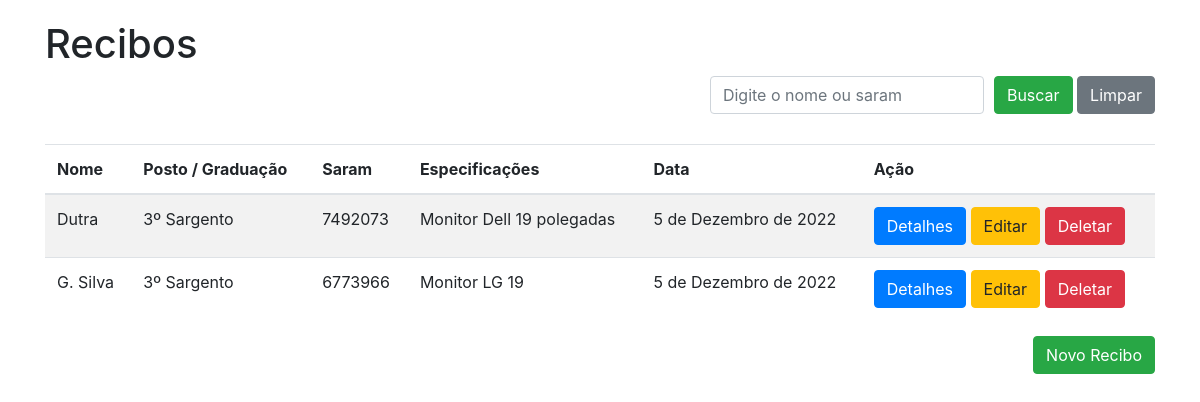
The app's page /, older data.
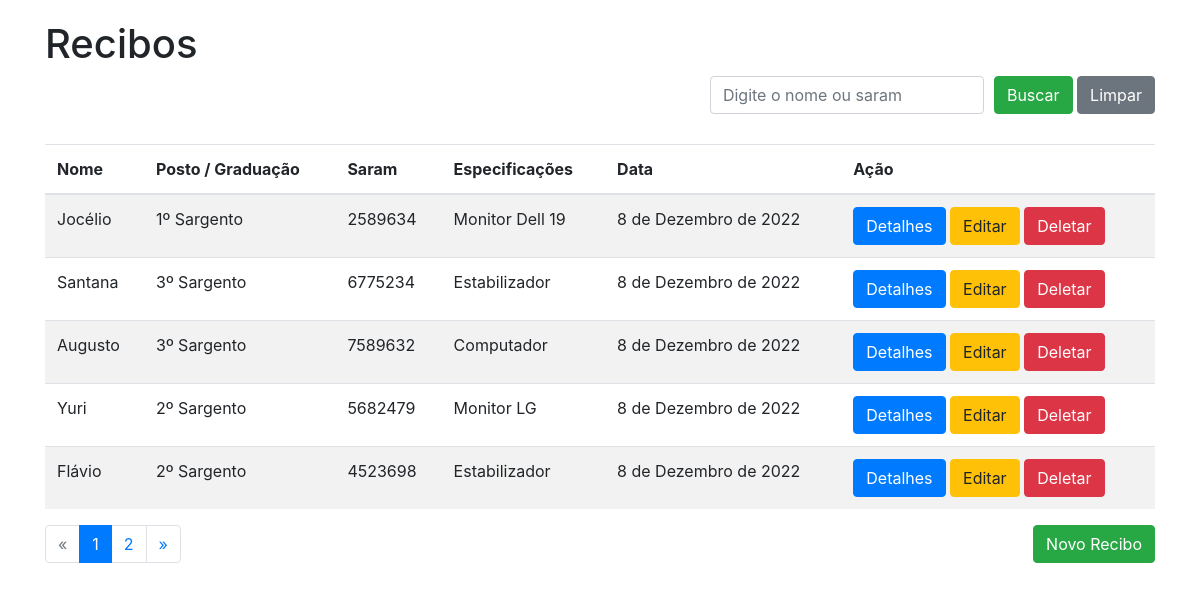
The same page, newer data.
### recibo_e_cautela/models.py (models this page shows, shortened)
class Base(models.Model):
    criados = models.DateField('Criação', auto_now_add=True)
    modificado = models.DateField('Atualização', auto_now=True)
    ativo = models.BooleanField('Ativo?', default=True)
    class Meta:
        abstract = True

class Recibo(Base):
    nome = models.CharField('Nome', max_length=100)
    saram = models.CharField('Saram', max_length=7)
    graduacao = models.CharField('Posto / Graduação', max_length=100)
    setor = models.CharField('Setor / Seção', max_length=100)
    ramal = models.CharField('Ramal', max_length=4)
    data = models.DateField('Data', default=timezone.now) # Troca do datatime por timezone
    especificacoes = models.CharField('Especifiações', max_length=200)
    observacao = models.CharField('Observação', max_length=500)
    sinf = models.CharField('SINF', max_length=4)
    lacre = models.CharField('Lacre', max_length=7)
    bmp = models.CharField('BMP', max_length=10)
    quantidade = models.IntegerField('Quantidade') # Retirada do max_lenght 100

### recibo_e_cautela/views.py (the view)
# urls.py: path('', ReciboView.as_view(), name='recibos'),
class ReciboView(ListView):
    models = Recibo
    template_name = 'recibos.html'
    paginate_by = 5
    context_object_name = 'recibos'
    def get_queryset(self):
        busca = self.request.GET.get('busca')
        if busca:
            recibos = Recibo.objects.filter(nome__contains=busca) or Recibo.objects.filter(saram__contains=busca)
        else:
            recibos = Recibo.objects.all().order_by('-id')
        return recibos

### recibo_e_cautela/templates/recibos.html
{% extends 'base.html' %}
{% load humanize %}
{% block content %}
    <div class="content">
      <h1>Recibos</h1>
        <form action="?" method="get">
            <div class="block-busca">
                <div class="input-busca">
                    <input type="text" class="form-control" name="busca" value="{{ request.GET.busca }}" autocomplete="off" placeholder="Digite o nome ou saram">
                </div>
                <div class="bt-busca">
                    <button type="submit" class="btn btn-success">Buscar</button>
                    <a href="{% url 'recibos' %}" class="btn btn-secondary">Limpar</a>
                </div>
            </div>
        </form>
        <table class="table table-striped">
          <thead>
              <tr>
                  <th scope="col">Nome</th>
                  <th scope="col">Posto / Graduação</th>
                  <th scope="col">Saram</th>
                  <th scope="col">Especificações</th>
                  <th scope="col">Data</th>
                  <th scope="col">Ação</th>
              </tr>
          </thead>
          <tbody>
          {% for recibo in page_obj %}
            <tr>
                <td scope="row">{{ recibo.nome }}</td>
                <td scope="row">{{ recibo.graduacao }}</td>
                <td scope="row">{{ recibo.saram }}</td>
                <td scope="row">{{ recibo.especificacoes }}</td>
                <td scope="row">{{ recibo.data }}</td>
                <td>
                    <a href="{% url 'detail_recibo' recibo.pk %}" class="btn btn-primary">Detalhes</a>
                    <a href="{% url 'update_recibo' recibo.pk %}" class="btn btn-warning">Editar</a>
                    <a href="{% url 'delete_recibo' recibo.pk %}" class="btn btn-danger">Deletar</a>
                </td>
            </tr>
          {% endfor %}
          </tbody>
        </table>
        <a href="{% url 'adicionar_recibo' %}" class="btn bt-add btn-success">Novo Recibo</a>
        {% include 'paginator.html' %}
    </div>
{% endblock %}

### recibo_e_cautela/templates/base.html (shortened to what this page needs)
<!DOCTYPE html>
<html lang="pt-b">
<head>
    {% load static %}
    {% load bootstrap4 %}
    <link rel="stylesheet" href="{% static 'css/style.css' %}">
    {% bootstrap_css %}
</head>
<body>
    <div class="container">
        {% block content %}
        {% endblock %}
    </div>
</body>
</html>

### recibo_e_cautela/templates/paginator.html
{% if is_paginated %}
    <nav aria-label="navegacao-paginacao">
        <ul class="pagination">
            {% if page_obj.has_previous %}
                {% if request.GET.busca %}
                    <li class="page-item">
                        <a href="?page={{ page_obj.previous_page_number }}&busca={{request.GET.busca }}" class="page-link">&laquo;</a>
                    </li>
                {% else %}
                    <li class="page-item">
                        <a href="?page={{ page_obj.previous_page_number }}" class="page-link">&laquo;</a>
                    </li>
                {% endif %}
            {% else %}
                <li class="page-item disabled">
                    <a href="#" class="page-link">&laquo;</a>
                </li>
            {% endif %}
            {% for num in paginator.page_range %}
                {% if page_obj.number == num %}
                    <li class="page-item active">
                        <a href="?busca={{ request.GET.busca }}" class="page-link">{{ num }}</a>
                    </li>
                {% elif request.GET.busca %}
                    <li class="page-item">
                        <a href="?page={{ num }}&busca={{ request.GET.busca }}" class="page-link">{{ num }}</a>
                    </li>
                {% else %}
                    <li class="page-item">
                        <a href="?page={{ num }}" class="page-link">{{ num }}</a>
                    </li>
                {% endif %}
            {% endfor %}
            {% if page_obj.has_next %}
                {% if request.GET.busca %}
                    <li class="page-item">
                        <a href="?page={{ page_obj.next_page_number }}&busca={{ request.GET.busca }}" class="page-link">&raquo;</a>
                    </li>
                {% else %}
                    <li class="page-item">
                        <a href="?page={{ page_obj.next_page_number }}" class="page-link">&raquo;</a>
                    </li>
                {% endif %}
            {% else %}
                <li class="page-item disabled">
                    <a href="#" class="page-link">&raquo;</a>
                </li>
            {% endif %}
        </ul>
    </nav>
{% endif %}

### recibo_e_cautela/static/css/style.css (style rules this page uses)
.content { margin: 20px auto 40px!important; }
.bt-add { float: right; }
.block-busca { float: right; margin-bottom: 30px; }
.input-busca { float: left; }
.bt-busca { float: right; margin-left: 10px; }

Row changes from the older to the newer data that the page shows:
no longer on this page (row unchanged): Recibo: nome "Dutra", graduacao "3º Sargento", saram "7492073", especificacoes "Monitor Dell 19 polegadas", data "5 de Dezembro de 2022"
no longer on this page (row unchanged): Recibo: nome "G. Silva", graduacao "3º Sargento", saram "6773966", especificacoes "Monitor LG 19", data "5 de Dezembro de 2022"
added Recibo: nome "Jocélio", graduacao "1º Sargento", saram "2589634", especificacoes "Monitor Dell 19", data "8 de Dezembro de 2022"
added Recibo: nome "Santana", graduacao "3º Sargento", saram "6775234", especificacoes "Estabilizador", data "8 de Dezembro de 2022"
added Recibo: nome "Augusto", graduacao "3º Sargento", saram "7589632", especificacoes "Computador", data "8 de Dezembro de 2022"
added Recibo: nome "Yuri", graduacao "2º Sargento", saram "5682479", especificacoes "Monitor LG", data "8 de Dezembro de 2022"
added Recibo: nome "Flávio", graduacao "2º Sargento", saram "4523698", especificacoes "Estabilizador", data "8 de Dezembro de 2022"
Text that changed along with them:
new list line: "1"
new list line: "2"
